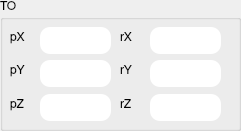
   <widget class="QGroupBox" name="groupBox_2">
    <property name="geometry">
     <rect>
      <x>370</x>
      <y>432</y>
      <width>241</width>
      <height>131</height>
     </rect>
    </property>
    <property name="font">
     <font>
      <family>Nimbus Sans L</family>
     </font>
    </property>
    <property name="title">
     <string>TO</string>
    </property>
    <widget class="QLabel" name="label_14">
     <property name="geometry">
      <rect>
       <x>10</x>
       <y>30</y>
       <width>21</width>
       <height>17</height>
      </rect>
     </property>
     <property name="text">
      <string>pX</string>
     </property>
    </widget>
    <widget class="QLineEdit" name="e_topx">
     <property name="geometry">
      <rect>
       <x>40</x>
       <y>27</y>
       <width>71</width>
       <height>27</height>
      </rect>
     </property>
     <property name="styleSheet">
      <string notr="true">QLineEdit {
    border: 0px solid gray;
    border-radius: 10px;
    padding: 0 8px;
    background: white;
    selection-background-color: white;
}</string>
     </property>
    </widget>
    <widget class="QLabel" name="label_15">
     <property name="geometry">
      <rect>
       <x>10</x>
       <y>63</y>
       <width>21</width>
       <height>17</height>
      </rect>
     </property>
     <property name="text">
      <string>pY</string>
     </property>
    </widget>
    <widget class="QLineEdit" name="e_topy">
     <property name="geometry">
      <rect>
       <x>40</x>
       <y>60</y>
       <width>71</width>
       <height>27</height>
      </rect>
     </property>
     <property name="styleSheet">
      <string notr="true">QLineEdit {
    border: 0px solid gray;
    border-radius: 10px;
    padding: 0 8px;
    background: white;
    selection-background-color: white;
}</string>
     </property>
    </widget>
    <widget class="QLabel" name="label_16">
     <property name="geometry">
      <rect>
       <x>10</x>
       <y>97</y>
       <width>21</width>
       <height>17</height>
      </rect>
     </property>
     <property name="text">
      <string>pZ</string>
     </property>
    </widget>
    <widget class="QLineEdit" name="e_topz">
     <property name="geometry">
      <rect>
       <x>40</x>
       <y>94</y>
       <width>71</width>
       <height>27</height>
      </rect>
     </property>
     <property name="styleSheet">
      <string notr="true">QLineEdit {
    border: 0px solid gray;
    border-radius: 10px;
    padding: 0 8px;
    background: white;
    selection-background-color: white;
}</string>
     </property>
    </widget>
    <widget class="QLabel" name="label_17">
     <property name="geometry">
      <rect>
       <x>120</x>
       <y>30</y>
       <width>21</width>
       <height>17</height>
      </rect>
     </property>
     <property name="text">
      <string>rX</string>
     </property>
    </widget>
    <widget class="QLineEdit" name="e_torx">
     <property name="geometry">
      <rect>
       <x>150</x>
       <y>27</y>
       <width>71</width>
       <height>27</height>
      </rect>
     </property>
     <property name="styleSheet">
      <string notr="true">QLineEdit {
    border: 0px solid gray;
    border-radius: 10px;
    padding: 0 8px;
    background: white;
    selection-background-color: white;
}</string>
     </property>
    </widget>
    <widget class="QLabel" name="label_18">
     <property name="geometry">
      <rect>
       <x>120</x>
       <y>63</y>
       <width>21</width>
       <height>17</height>
      </rect>
     </property>
     <property name="text">
      <string>rY</string>
     </property>
    </widget>
    <widget class="QLineEdit" name="e_tory">
     <property name="geometry">
      <rect>
       <x>150</x>
       <y>60</y>
       <width>71</width>
       <height>27</height>
      </rect>
     </property>
     <property name="styleSheet">
      <string notr="true">QLineEdit {
    border: 0px solid gray;
    border-radius: 10px;
    padding: 0 8px;
    background: white;
    selection-background-color: white;
}</string>
     </property>
    </widget>
    <widget class="QLabel" name="label_19">
     <property name="geometry">
      <rect>
       <x>120</x>
       <y>97</y>
       <width>21</width>
       <height>17</height>
      </rect>
     </property>
     <property name="text">
      <string>rZ</string>
     </property>
    </widget>
    <widget class="QLineEdit" name="e_torz">
     <property name="geometry">
      <rect>
       <x>150</x>
       <y>94</y>
       <width>71</width>
       <height>27</height>
      </rect>
     </property>
     <property name="styleSheet">
      <string notr="true">QLineEdit {
    border: 0px solid gray;
    border-radius: 10px;
    padding: 0 8px;
    background: white;
    selection-background-color: white;
}</string>
     </property>
    </widget>
   </widget>
